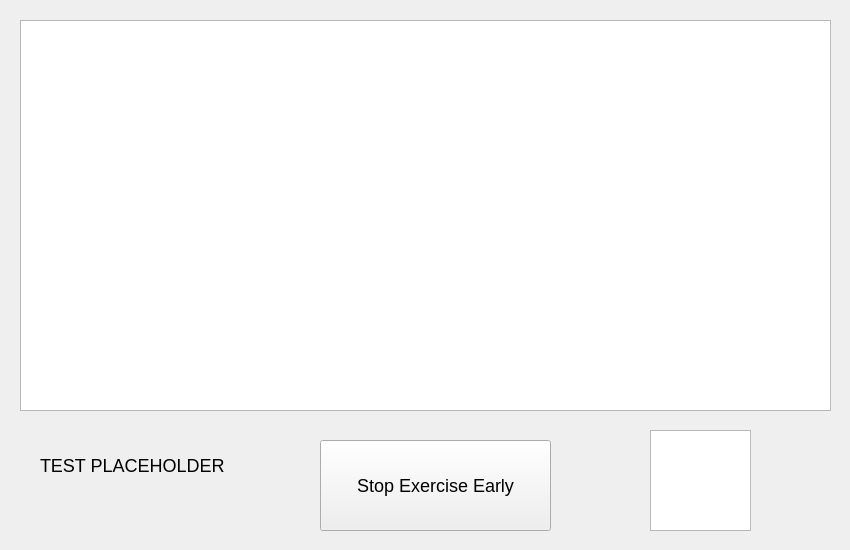
<?xml version="1.0" encoding="UTF-8"?>
<ui version="4.0">
 <class>TestWindow</class>
 <widget class="QDialog" name="TestWindow">
  <property name="geometry">
   <rect>
    <x>0</x>
    <y>0</y>
    <width>850</width>
    <height>550</height>
   </rect>
  </property>
  <property name="minimumSize">
   <size>
    <width>850</width>
    <height>550</height>
   </size>
  </property>
  <property name="maximumSize">
   <size>
    <width>850</width>
    <height>550</height>
   </size>
  </property>
  <property name="windowTitle">
   <string>Dialog</string>
  </property>
  <widget class="QTextBrowser" name="input">
   <property name="geometry">
    <rect>
     <x>650</x>
     <y>430</y>
     <width>101</width>
     <height>101</height>
    </rect>
   </property>
   <property name="font">
    <font>
     <pointsize>-1</pointsize>
    </font>
   </property>
   <property name="styleSheet">
    <string notr="true">font-size: 75px;</string>
   </property>
  </widget>
  <widget class="QTextBrowser" name="textView">
   <property name="geometry">
    <rect>
     <x>20</x>
     <y>20</y>
     <width>811</width>
     <height>391</height>
    </rect>
   </property>
   <property name="font">
    <font>
     <pointsize>-1</pointsize>
    </font>
   </property>
   <property name="styleSheet">
    <string notr="true">font-size: 18px;</string>
   </property>
  </widget>
  <widget class="QPushButton" name="pushButton">
   <property name="geometry">
    <rect>
     <x>320</x>
     <y>440</y>
     <width>231</width>
     <height>91</height>
    </rect>
   </property>
   <property name="font">
    <font>
     <pointsize>-1</pointsize>
    </font>
   </property>
   <property name="styleSheet">
    <string notr="true">font-size: 18px;</string>
   </property>
   <property name="text">
    <string>Stop Exercise Early</string>
   </property>
   <property name="autoDefault">
    <bool>false</bool>
   </property>
  </widget>
  <widget class="QLabel" name="testLabel">
   <property name="geometry">
    <rect>
     <x>40</x>
     <y>450</y>
     <width>231</width>
     <height>31</height>
    </rect>
   </property>
   <property name="font">
    <font>
     <pointsize>-1</pointsize>
    </font>
   </property>
   <property name="styleSheet">
    <string notr="true">font-size: 18px;</string>
   </property>
   <property name="text">
    <string>TEST PLACEHOLDER</string>
   </property>
  </widget>
 </widget>
 <resources/>
 <connections>
  <connection>
   <sender>pushButton</sender>
   <signal>clicked()</signal>
   <receiver>TestWindow</receiver>
   <slot>onStop()</slot>
   <hints>
    <hint type="sourcelabel">
     <x>634</x>
     <y>476</y>
    </hint>
    <hint type="destinationlabel">
     <x>725</x>
     <y>486</y>
    </hint>
   </hints>
  </connection>
 </connections>
 <slots>
  <slot>onStop()</slot>
 </slots>
</ui>
